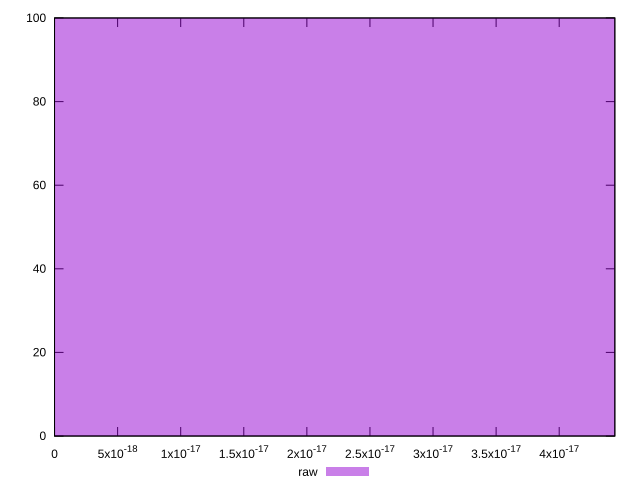

Reproduce this figure in gnuplot.
reset

$raw <<EOF
0 100
EOF

set key outside below
set boxwidth 1e-12
set xrange [0:4.4408920985006264e-17]
set yrange [0:100]
set trange [0:100]
set style fill transparent solid 0.5 noborder
set terminal svg size 640, 490 enhanced background rgb 'white'
set output "report_00026_2021-02-22T21:38:55.199Z/meta/score-difference/samples/pages/raw/histogram.svg"

plot $raw title "raw" with boxes

reset
